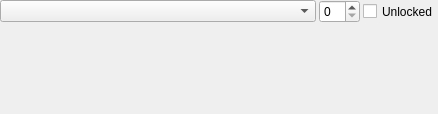
<?xml version="1.0" encoding="UTF-8"?>
<ui version="4.0">
 <class>CPUArgumentWidget</class>
 <widget class="QWidget" name="CPUArgumentWidget">
  <property name="geometry">
   <rect>
    <x>0</x>
    <y>0</y>
    <width>438</width>
    <height>114</height>
   </rect>
  </property>
  <property name="windowTitle">
   <string>Arguments</string>
  </property>
  <layout class="QVBoxLayout" name="verticalLayout">
   <property name="spacing">
    <number>0</number>
   </property>
   <property name="leftMargin">
    <number>0</number>
   </property>
   <property name="topMargin">
    <number>0</number>
   </property>
   <property name="rightMargin">
    <number>0</number>
   </property>
   <property name="bottomMargin">
    <number>0</number>
   </property>
   <item>
    <layout class="QHBoxLayout" name="horizontalLayout">
     <property name="spacing">
      <number>3</number>
     </property>
     <property name="sizeConstraint">
      <enum>QLayout::SetMaximumSize</enum>
     </property>
     <item>
      <widget class="QComboBox" name="comboCallingConvention">
       <property name="sizePolicy">
        <sizepolicy hsizetype="Expanding" vsizetype="Fixed">
         <horstretch>0</horstretch>
         <verstretch>0</verstretch>
        </sizepolicy>
       </property>
      </widget>
     </item>
     <item>
      <widget class="QSpinBox" name="spinArgCount"/>
     </item>
     <item>
      <widget class="QCheckBox" name="checkBoxLock">
       <property name="sizePolicy">
        <sizepolicy hsizetype="Minimum" vsizetype="Preferred">
         <horstretch>0</horstretch>
         <verstretch>0</verstretch>
        </sizepolicy>
       </property>
       <property name="minimumSize">
        <size>
         <width>66</width>
         <height>0</height>
        </size>
       </property>
       <property name="text">
        <string>Unlocked</string>
       </property>
       <property name="tristate">
        <bool>true</bool>
       </property>
      </widget>
     </item>
    </layout>
   </item>
   <item>
    <widget class="StdTable" name="table" native="true">
     <property name="sizePolicy">
      <sizepolicy hsizetype="Expanding" vsizetype="Expanding">
       <horstretch>0</horstretch>
       <verstretch>0</verstretch>
      </sizepolicy>
     </property>
    </widget>
   </item>
  </layout>
 </widget>
 <customwidgets>
  <customwidget>
   <class>StdTable</class>
   <extends>QWidget</extends>
   <header>StdTable.h</header>
   <container>1</container>
  </customwidget>
 </customwidgets>
 <resources/>
 <connections/>
</ui>
